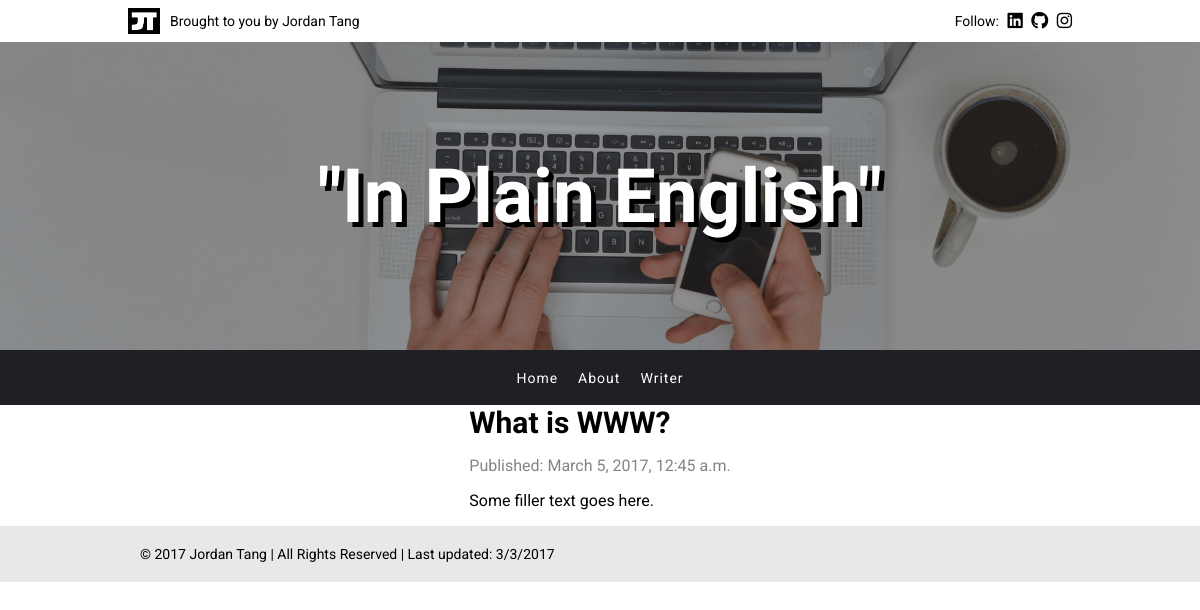
Page /post/5/ on the earlier database version.
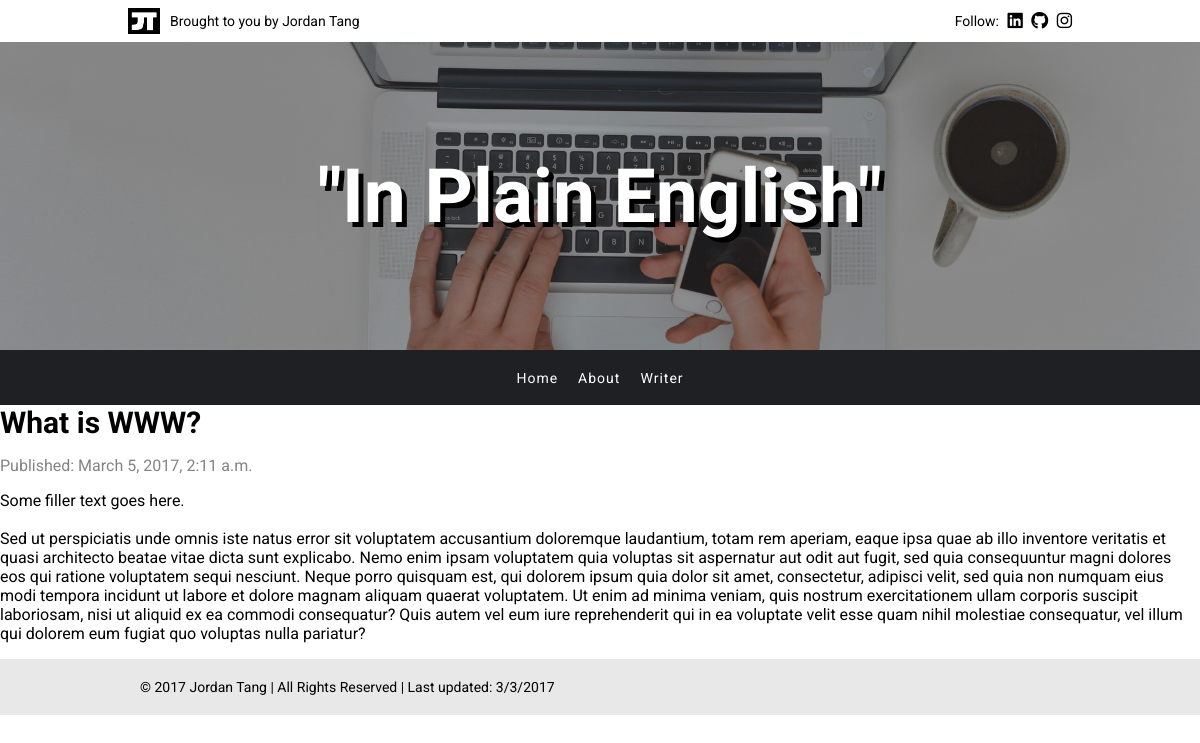
Same page on the later database version.
### app/models.py (models this page shows, shortened)
class Post(models.Model):
    author = models.ForeignKey('auth.User')
    title = models.CharField(max_length=200)
    text = models.TextField()
    created_date = models.DateTimeField(
        default=timezone.now)
    published_date = models.DateTimeField(
        blank=True, null=True)

### app/views.py (the view)
# urls.py: url(r'^post/(?P<pk>\d+)/$', views.post_detail, name='post_detail'),
def post_detail(request, pk):
    post = get_object_or_404(Post, pk=pk)
    return render(request, 'app/post_detail.html', {'post': post})

### app/templates/app/post_detail.html (shortened to what this page needs)
{% extends 'app/base.html' %}
{% block content %}
    <div>
        <div class="title-container">
            <h2>{{ post.title }}</h2>
        </div>
        {% if post.published_date %}
            <p class="subtext">Published: {{ post.published_date }}</p>
        {% endif %}
        <p>{{ post.text|linebreaksbr }}</p>
    </div>
{% endblock %}

Differences in the rows shown:
changed Post "What is WWW?": published_date "March 5, 2017, 12:45 a.m." → "March 5, 2017, 2:11 a.m."; text "Some filler text goes here." → "Some filler text goes here. Sed ut perspiciatis unde omnis iste natus error sit voluptatem accusantium doloremque laudantium, totam rem aperiam, eaque ipsa quae ab illo inventore veritatis et quasi architecto beatae vitae dicta sunt explicabo. Nemo enim ipsam voluptatem quia voluptas sit aspernatur aut odit aut fugit, sed quia consequuntur magni dolores eos qui ratione voluptatem sequi nesciunt. Neque porro quisquam est, qui dolorem ipsum quia dolor sit amet, consectetur, adipisci velit, sed quia non numquam eius modi tempora incidunt ut labore et dolore magnam aliquam quaerat voluptatem. Ut enim ad minima veniam, quis nostrum exercitationem ullam corporis suscipit laboriosam, nisi ut…"
